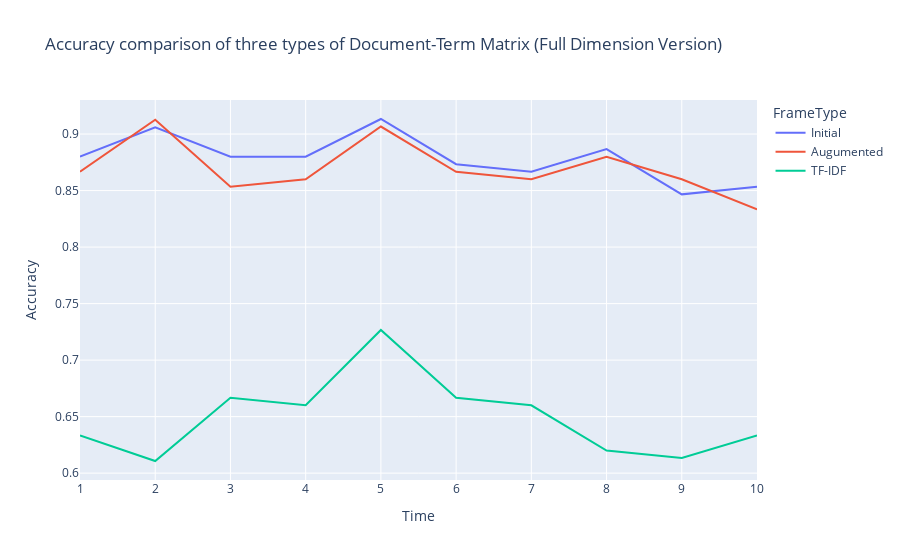

Here is the notebook cell this chart was saved with:
### Code cell
px.line(temp_df, x = "Time", y = "Accuracy", line_group = "FrameType", color = "FrameType",
        title = "Accuracy comparison of three types of Document-Term Matrix (Full Dimension Version)")

### Figure 1 — Plotly figure (JSON) as saved in the notebook; plotly's stock layout.template omitted (floating-point values rounded to 4 significant figures)
{"data": [{"hovertemplate": "FrameType=Initial<br>Time=%{x}<br>Accuracy=%{y}<extra></extra>", "legendgroup": "Initial", "line": {"color": "#636efa", "dash": "solid"}, "marker": {"symbol": "circle"}, "mode": "lines", "name": "Initial", "orientation": "v", "showlegend": true, "type": "scatter", "x": [1, 2, 3, 4, 5, 6, 7, 8, 9, 10], "xaxis": "x", "y": [0.88, 0.906, 0.88, 0.88, 0.9133, 0.8733, 0.8667, 0.8867, 0.8467, 0.8533], "yaxis": "y"}, {"hovertemplate": "FrameType=Augumented<br>Time=%{x}<br>Accuracy=%{y}<extra></extra>", "legendgroup": "Augumented", "line": {"color": "#EF553B", "dash": "solid"}, "marker": {"symbol": "circle"}, "mode": "lines", "name": "Augumented", "orientation": "v", "showlegend": true, "type": "scatter", "x": [1, 2, 3, 4, 5, 6, 7, 8, 9, 10], "xaxis": "x", "y": [0.8667, 0.9128, 0.8533, 0.86, 0.9067, 0.8667, 0.86, 0.88, 0.86, 0.8333], "yaxis": "y"}, {"hovertemplate": "FrameType=TF-IDF<br>Time=%{x}<br>Accuracy=%{y}<extra></extra>", "legendgroup": "TF-IDF", "line": {"color": "#00cc96", "dash": "solid"}, "marker": {"symbol": "circle"}, "mode": "lines", "name": "TF-IDF", "orientation": "v", "showlegend": true, "type": "scatter", "x": [1, 2, 3, 4, 5, 6, 7, 8, 9, 10], "xaxis": "x", "y": [0.6333, 0.6107, 0.6667, 0.66, 0.7267, 0.6667, 0.66, 0.62, 0.6133, 0.6333], "yaxis": "y"}], "layout": {"legend": {"title": {"text": "FrameType"}, "tracegroupgap": 0}, "title": {"text": "Accuracy comparison of three types of Document-Term Matrix (Full Dimension Version)"}, "xaxis": {"anchor": "y", "domain": [0, 1], "title": {"text": "Time"}}, "yaxis": {"anchor": "x", "domain": [0, 1], "title": {"text": "Accuracy"}}}}
